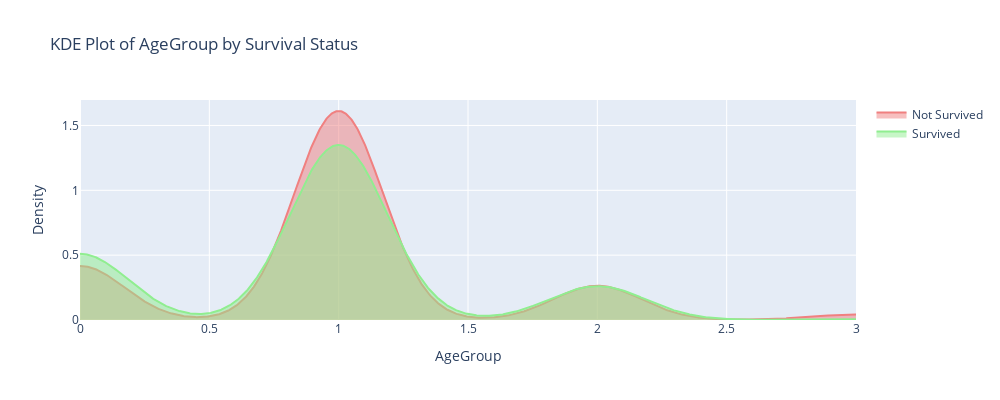

The notebook cell this image was saved under:
### Code cell
# 0
# AgeGroup

from scipy.stats import gaussian_kde

# 計算密度估計
age_group_not_survived = df_train[df_train['Survived'] == 0]['AgeGroup']
age_group_survived = df_train[df_train['Survived'] == 1]['AgeGroup']

kde_not_survived = gaussian_kde(age_group_not_survived)
kde_survived = gaussian_kde(age_group_survived)

# 設置範圍
age_group_range = np.linspace(0, df_train['AgeGroup'].max(), 1000)

# 計算估計密度
density_not_survived = kde_not_survived(age_group_range)
density_survived = kde_survived(age_group_range)

#
fig = go.Figure()

# 未生還乘客的 KDE 曲線
fig.add_trace(go.Scatter(
    x=age_group_range,
    y=density_not_survived,
    mode='lines',
    name='Not Survived',
    fill='tozeroy',
    line=dict(color='lightcoral')
))

# 生還乘客的 KDE 曲線
fig.add_trace(go.Scatter(
    x=age_group_range,
    y=density_survived,
    mode='lines',
    name='Survived',
    fill='tozeroy',
    line=dict(color='lightgreen')
))

fig.update_layout(
    title='KDE Plot of AgeGroup by Survival Status',
    xaxis_title='AgeGroup',
    yaxis_title='Density',
    width=1000,
    height=400
)

fig.show()

### Figure 1 — Plotly figure (JSON) as saved in the notebook; plotly's stock layout.template omitted (floating-point values rounded to 4 significant figures; data arrays with more than 128 entries replaced by an {"elided": "..."} marker saying what was removed)
{"data": [{"fill": "tozeroy", "line": {"color": "lightcoral"}, "mode": "lines", "name": "Not Survived", "type": "scatter", "x": {"elided": "1000 float values"}, "y": {"elided": "1000 float values"}}, {"fill": "tozeroy", "line": {"color": "lightgreen"}, "mode": "lines", "name": "Survived", "type": "scatter", "x": {"elided": "1000 float values"}, "y": {"elided": "1000 float values"}}], "layout": {"height": 400, "title": {"text": "KDE Plot of AgeGroup by Survival Status"}, "width": 1000, "xaxis": {"title": {"text": "AgeGroup"}}, "yaxis": {"title": {"text": "Density"}}}}
